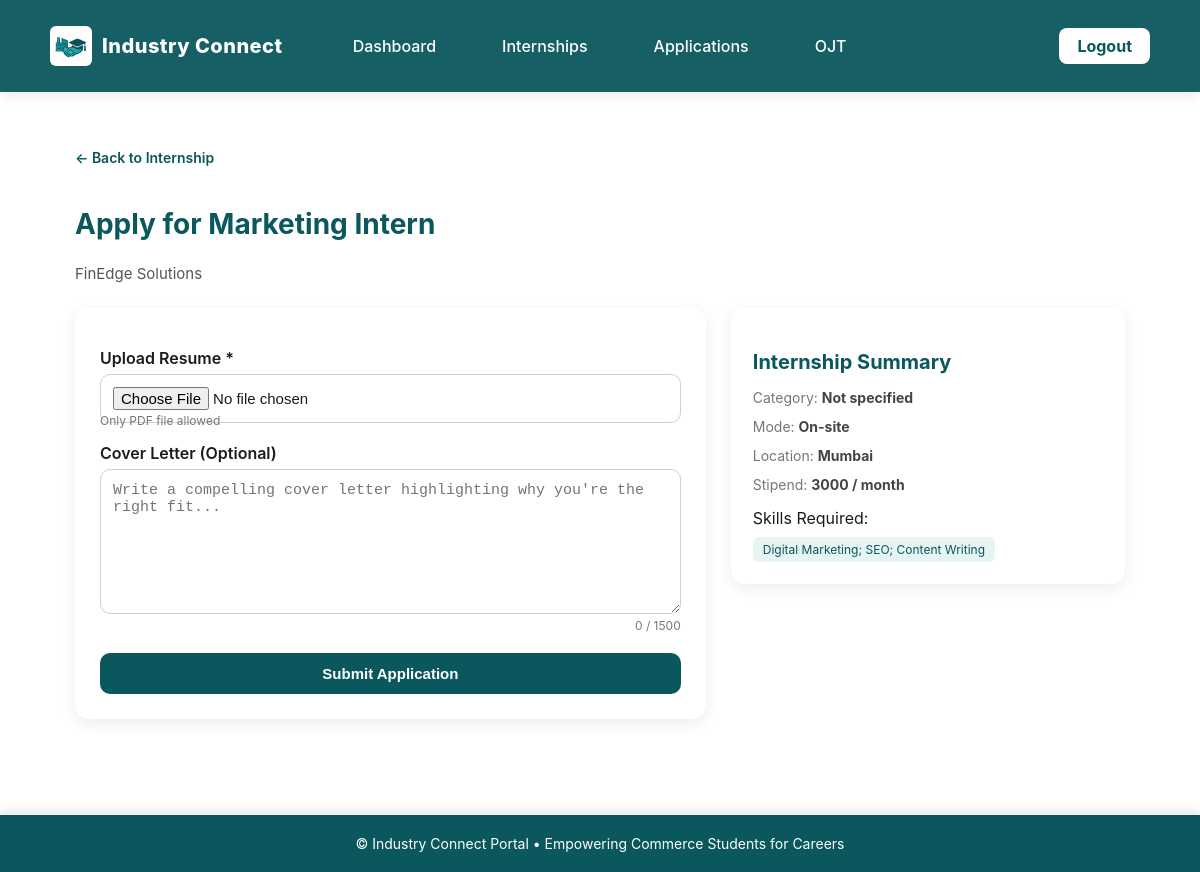
The page /internships/1/apply (signed in) on the database its author committed.
### models/internship.py (models this page shows, shortened)
class Internship(db.Model):
    __tablename__ = "internships"
    id = db.Column(db.Integer, primary_key=True)
    title = db.Column(db.String(255), nullable=False)
    slug = db.Column(db.String(255), unique=True)
    company_name = db.Column(db.String(255), nullable=False)
    company_id = db.Column(db.Integer, db.ForeignKey("companies.id"), nullable=True)
    employer_id = db.Column(db.Integer, db.ForeignKey("users.id"))
    category = db.Column(db.String(120), nullable=True)
    internship_type = db.Column(db.String(100), nullable=True)
    mode = db.Column(db.String(40), nullable=True)
    location = db.Column(db.String(150), nullable=True)
    duration = db.Column(db.String(80), nullable=True)
    stipend = db.Column(db.String(80), nullable=True)
    is_paid = db.Column(db.Boolean, default=False)
    skills = db.Column(db.Text, nullable=True)
    tags = db.Column(db.Text, nullable=True)
    responsibilities = db.Column(db.Text, nullable=True)
    company_info = db.Column(db.Text, nullable=True)
    offer_letter = db.Column(db.String(255), nullable=True)
    completion_certificate = db.Column(db.String(255), nullable=True)
    status = db.Column(db.String(40), default="Pending")
    created_at = db.Column(db.DateTime, default=datetime.utcnow)
    views = db.Column(db.Integer, default=0)
    applications_count = db.Column(db.Integer, default=0)
    popularity_score = db.Column(db.Float, default=0.0)
    is_active = db.Column(db.Boolean, default=True)
    applications = db.relationship(
        "Application",
        back_populates="internship",
        cascade="all, delete-orphan"
    )

### blueprints/internships.py (the view, shortened to what this page needs)
@internships_bp.route("/<int:id>/apply", methods=["GET", "POST"])
@login_required
def internship_apply(id):
    internship = Internship.query.get_or_404(id)
    if internship.employer_id == current_user.id:
        flash("You cannot apply to your own internship!", "danger")
        return redirect(url_for("internships.internship_detail", id=id))
    already_applied = Application.query.filter_by(
        internship_id=id, user_id=current_user.id
    ).first()
    if already_applied:
        flash("You have already applied to this internship.", "info")
        return redirect(url_for("student.applications"))
    return render_template("internships/internship_apply.html", internship=internship)

### templates/internships/internship_apply.html (shortened to what this page needs)
{% extends "base.html" %}
{% block content %}
<div class="apply-wrapper">
    <a href="{{ url_for('internships.internship_detail', id=internship.id) }}" class="back-btn">
        ← Back to Internship
    </a>
    <div class="apply-header">
        <h2>Apply for {{ internship.title }}</h2>
        <p class="company-name">{{ internship.company_name or internship.company }}</p>
    </div>
    <div class="apply-content">
        <div class="apply-form-card">
            <form action="{{ url_for('internships.internship_apply', id=internship.id) }}"
                  method="POST" enctype="multipart/form-data">
                <label class="label-title">Upload Resume <span class="req">*</span></label>
                <input
                    type="file"
                    name="resume"
                    accept="application/pdf"
                    class="input-field"
                    required
                >
                <p class="hint">Only PDF file allowed</p>
                <label class="label-title">Cover Letter (Optional)</label>
                <textarea
                    name="cover_letter"
                    rows="7"
                    class="textarea-field"
                    placeholder="Write a compelling cover letter highlighting why you're the right fit..."
                    oninput="updateCount()"
                ></textarea>
                <div class="char-count" id="charCount">0 / 1500</div>
                <button class="submit-btn">Submit Application</button>
            </form>
        </div>
        <div class="info-card">
            <h3 class="info-title">Internship Summary</h3>
            <div class="info-item">
                <span>Category:</span> <b>{{ internship.category or "Not specified" }}</b>
            </div>
            <div class="info-item">
                <span>Mode:</span> <b>{{ internship.mode or "Not specified" }}</b>
            </div>
            <div class="info-item">
                <span>Location:</span> <b>{{ internship.location or "Not specified" }}</b>
            </div>
            <div class="info-item">
                <span>Stipend:</span> <b>{{ internship.stipend or "Not provided" }}</b>
            </div>
            {% if internship.skills %}
            <div class="info-skills">
                <span>Skills Required:</span>
                <div class="skill-tags">
                    {% for s in internship.skills.split(",") %}
                    <span class="skill-tag">{{ s.strip() }}</span>
                    {% endfor %}
                </div>
            </div>
            {% endif %}
        </div>
    </div>
</div>
{% endblock %}

### static/css/style.css (style rules this page uses)
:root { --peacock: #006d66; --peacock-dark: #004c46; --muted: #f2f3f4; --text: #1b1b1b; --accent: #0ea5a4; --max-width: 1100px; --radius: 10px; --gap: 18px; --card-bg: #ffffff; }
* { box-sizing:border-box }
html,body { height:100%;margin:0;color:var(--text);font-family:Inter, system-ui, -apple-system, "Segoe UI", Roboto, "Helvetica Neue", Arial }
a { color:var(--peacock);text-decoration:underline }
input, textarea, select { pointer-events: auto !important; user-select: text !important; opacity: 1 !important; }

### templates/base.html (style rules this page uses)
:root { --primary: #0a575d; --primary-dark: #08474b; --light-bg: #f4ffff; --white: #ffffff; }

### templates/internships/internship_apply.html (style rules this page uses)
.apply-wrapper { max-width: 1150px; margin: auto; padding: 25px; }
.back-btn { color: #0a575d; font-weight: 600; text-decoration: none; display: inline-block; margin-bottom: 18px; font-size: 14px; }
.apply-header h2 { font-size: 28px; font-weight: 700; color: #0a575d; }
.company-name { color: #555; margin-top: 5px; font-size: 15px; }
.apply-content { display: grid; grid-template-columns: 1.6fr 1fr; gap: 25px; margin-top: 25px; }
.apply-form-card { background: #ffffff; padding: 25px; border-radius: 14px; box-shadow: 0px 4px 16px rgba(0,0,0,0.08); }
.label-title { font-weight: 600; margin-top: 15px; display: block; }
.input-field, .textarea-field { width: 100%; padding: 12px; margin-top: 6px; border-radius: 10px; border: 1px solid #d0d0d0; font-size: 15px; }
.hint { font-size: 12px; margin-top: -10px; color: #777; margin-bottom: 15px; }
.char-count { font-size: 12px; text-align: right; color: #777; margin-bottom: 10px; }
.submit-btn { width: 100%; padding: 12px; background: #0a575d; color: white; border: none; border-radius: 10px; font-weight: 700; font-size: 15px; cursor: pointer; margin-top: 10px; }
.info-card { background: #ffffff; padding: 22px; border-radius: 14px; box-shadow: 0px 4px 16px rgba(0,0,0,0.08); height: fit-content; }
.info-title { font-size: 20px; color: #0a575d; font-weight: 700; margin-bottom: 15px; }
.info-item { font-size: 14px; margin-bottom: 12px; color: #444; }
.info-item span { color: #777; }
.info-skills { margin-top: 15px; }
.skill-tags { margin-top: 6px; }
.skill-tag { display: inline-block; background: #e6f4f3; color: #0a575d; padding: 5px 10px; border-radius: 6px; margin: 3px 4px 0 0; font-size: 12px; }

### rows shown on the page
Internship: title "Marketing Intern", company_name "FinEdge Solutions", category "Not specified", mode "On-site", location "Mumbai", stipend "3000 / month", strip "Digital Marketing; SEO; Content Writing"
